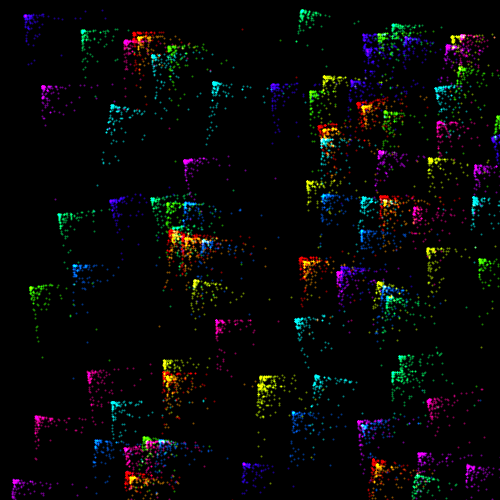
Frame 1 (no input)
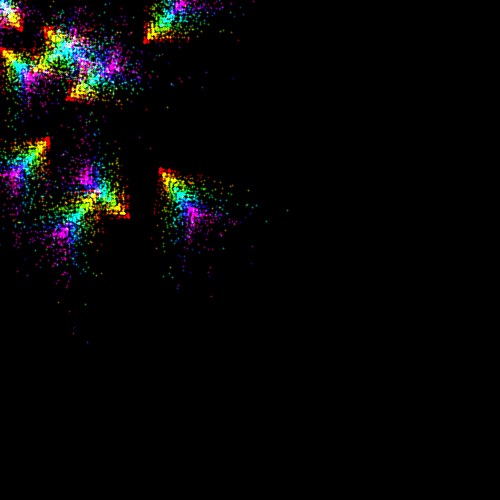
Frame 60 (the mouse pressed at the canvas centre just before this capture)
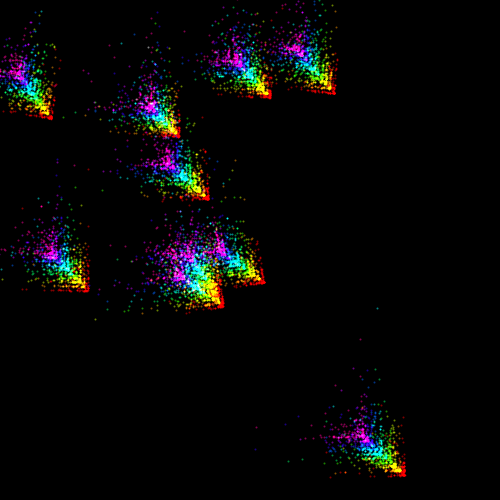
Frame 120 (the mouse held since frame 60 and released just before this capture)

The Processing sketch that drew these frames (run headless with seeded random() and noise(); from frame 60 on, the mouse is pressed at the canvas centre):

// Processing sketch: sketch39
// ── sketch39.pde
App apps[];

void setup() {
  size(500,500);
  
  blendMode(ADD);
  colorMode(HSB, 360, 100, 100, 100);
  
  apps = new App[10];
  for (int i=0; i<apps.length; i++) apps[i] = new App();
}

void draw() {
  background(0);
  
  for (App app: apps) {
    app.move();
    app.draw();
  }
}
// ── App.pde


class App {
  
  int N=10;
  Gen gens[];
  
  App() {
    float hue;
    gens = new Gen[N];
    for (int i=0; i<gens.length; i++) {
      hue = map(i, 0, gens.length, 0, 360);
      gens[i] = new Gen(hue);
    }
  }
  
  void move() {
    for (int i=gens.length-1; i>0; i--) {
      gens[i].move(gens[i-1]);
    }
    gens[0].move();
  }
  
  void draw() {
    for (Gen gen: gens) gen.draw();
  }
  
  
}
// ── Gen.pde
class Gen {
  int N=100;
  float v = 1;
  float L = 10;
  
  float a, x, y, vx, vy, pa;
  float hue ;
  
  
  Gen(float h) {
    hue = h;
    
    x = random(width);
    y = random(height);
    
    vx = random(3, 5);
    vy = random(3, 5);
    
    a = PI/3;
  }
  
  void move() {
    //a += (noise(frameCount) - 0.5) * PI/100;
    
    if (x <= 0 || x >= width) vx = -vx;
    if (y <= 0 || y >= height) vy = -vy;
    
    x -= vx;
    y -= vy;
  }
  
  void move(Gen gen) {
    this.vx = gen.vx;
    this.vy = gen.vy;
    this.x = gen.x;
    this.y = gen.y;
  }
  
  void draw() {
    pushMatrix();
    
    translate(x, y);
    a = atan2(-vx, vy);
    rotate(a + PI/4);
    
    strokeWeight(2);
    stroke(hue, 100, 100, 50);
    
    for (int i=0; i<N; i++) {
      point(pow(randomGaussian(),2)*L, pow(randomGaussian(),2)*L );
    }
    
    popMatrix();
  }
  
  
}
